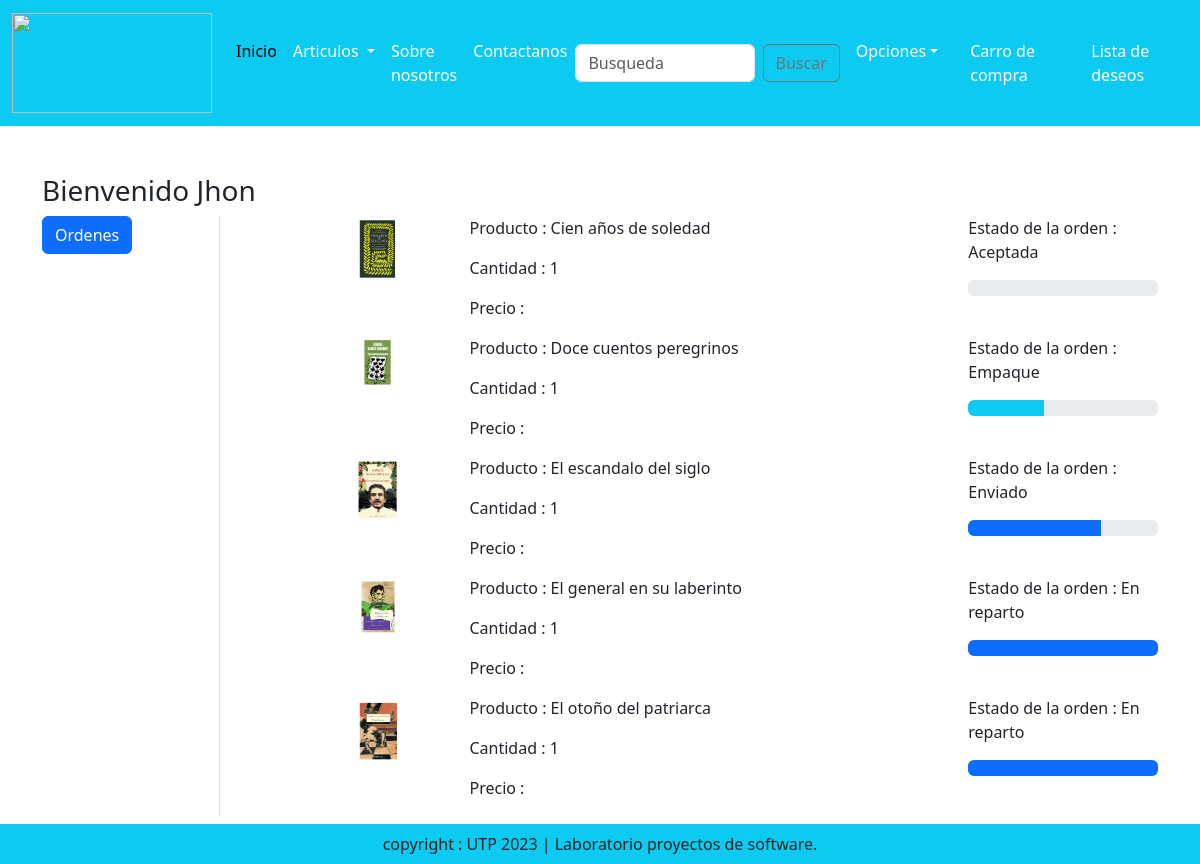
Screenshot of /orders/ (signed in) with the database file from the repository.
### app/models.py (models this page shows, shortened)
class OrderPlaced(models.Model):
    user =models.ForeignKey(User,on_delete=models.CASCADE)
    customer =models.ForeignKey(Customer,on_delete=models.CASCADE)
    product = models.ForeignKey(Product,on_delete=models.CASCADE)
    quantity = models.PositiveIntegerField(default=1)
    ordered_date = models.DateTimeField(auto_now_add=True)
    status= models.CharField(max_length=50, choices=STATUS_CHOICES, default='pending')
    payment = models.ForeignKey(Payment, on_delete=models.CASCADE,default="")

class Product(models.Model):
    titulo = models.CharField(max_length=100)
    autor = models.CharField(max_length=100)
    ano_publicacion= models.CharField(max_length=100)
    genero = models.CharField(max_length=100)
    paginas = models.CharField(max_length=100)
    editorial = models.CharField(max_length=100)
    issn = models.CharField(max_length=100)
    idioma = models.CharField(max_length=100)
    fecha_publi = models.CharField(max_length=100)
    estado = models.CharField(choices=ESTADO, max_length=2)
    descripcion = models.TextField()
    precio = models.DecimalField(max_digits=1000000, decimal_places=3)
    descuento = models.DecimalField(max_digits=1000000, decimal_places=3)
    categoria = models.CharField(choices=CATEGORY_CHOICE, max_length=3)
    imagen_producto = models.ImageField(upload_to = 'product')

### app/views.py (the view)
# urls.py: path('orders/', views.orders,name='orders'),
def orders (request):
    order_placed=OrderPlaced.objects.filter(user=request.user)
    return render(request,'app/orders.html',locals())

### app/templates/app/orders.html (shortened to what this page needs)
{% extends 'app/base.html' %}
{% load static %}
{% block main-content %}
<div class="container  my-5">
        <div class ="row">
            <h3>Bienvenido <span class = "text-capitalize">{{request.user}}</span></h3>
            <div class= "col-sm-2 border-end">
                <ul class= "list-unstyled">
                    <li class+"d-grid"><a href + "{% url 'orders' %}" class  = "btn btn-primary"> Ordenes</a>
                    </li>
                </ul>
            </div>
    <div class = "col-sm-9  offset-sm-1">
        {% for op  in order_placed %}
            <div class = "row">
                <div class = "col-sm-2">
                    <img src = "{{op.product.imagen_producto.url}}" class= "img-fluid" height = "100" width = "100"/>
                </div>
                <div class = "col-sm-7">
                    <p>Producto : {{op.product.titulo}}</p>
                    <p>Cantidad : {{op.quantity}}</p>
                    <p>Precio : {{op.costo_total}}</p>
                </div>
                <div class = "col-sm-3">
                    <p> Estado de la orden : {{op.status}} </p>
                    {% if op.status == 'Aceptada' %}
                    <div  class=  "progress">
                    </div>
                    {% endif %}
                    {% if op.status == 'Empaque' %}
                    <div  class=  "progress">
                        <div class = "progress-bar bg-info" role = "progressbar" style = " width: 40% " aria-valuenow = "40" aria-valuemin ="0" aria-valuemax = "100">
                        </div>
                    </div>
                    {% endif %}
                    {% if op.status == 'Enviado' %}
                    <div  class=  "progress">
                        <div class = "progress-bar" role = "progressbar" style = " width: 70% " aria-valuenow = "70" aria-valuemin ="0" aria-valuemax = "100">
                        </div>
                    </div>
                    {% endif %}
                    {% if op.status == 'En reparto' %}
                    <div  class=  "progress">
                        <div class = "progress-bar" role = "progressbar" style = " width: 100% " aria-valuenow = "100" aria-valuemin ="0" aria-valuemax = "100">
                        </div>
                    </div>
                    {% endif %}
                </div>
            </div>
        {% endfor %}
    </div>
</div>
{% endblock main-content %}

### rows the page displays
OrderPlaced: product.imagen_producto (picture), product.titulo "Cien años de soledad", quantity "1", status "Aceptada"
OrderPlaced: product.imagen_producto (picture), product.titulo "Doce cuentos peregrinos", quantity "1", status "Empaque"
OrderPlaced: product.imagen_producto (picture), product.titulo "El escandalo del siglo", quantity "1", status "Enviado"
OrderPlaced: product.imagen_producto (picture), product.titulo "El general en su laberinto", quantity "1", status "En reparto"
OrderPlaced: product.imagen_producto (picture), product.titulo "El otoño del patriarca", quantity "1", status "En reparto"

### other values shown
{{ request.user }} "Jhon"
